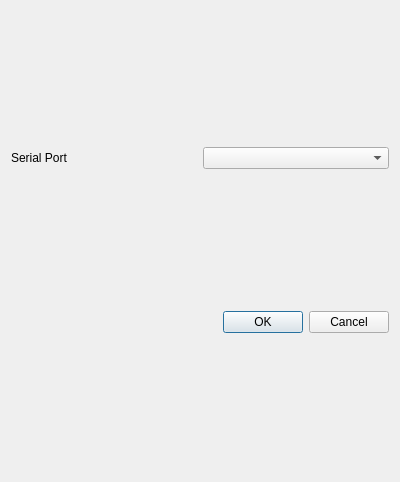
<?xml version="1.0" encoding="UTF-8"?>
<ui version="4.0">
 <class>SerialPortDialog</class>
 <widget class="QDialog" name="SerialPortDialog">
  <property name="geometry">
   <rect>
    <x>0</x>
    <y>0</y>
    <width>400</width>
    <height>482</height>
   </rect>
  </property>
  <property name="windowTitle">
   <string>Settings</string>
  </property>
  <layout class="QGridLayout" name="gridLayout_2">
   <item row="0" column="0">
    <layout class="QGridLayout" name="gridLayout">
     <item row="0" column="0">
      <widget class="QLabel" name="serialRowLabel">
       <property name="text">
        <string>Serial Port</string>
       </property>
      </widget>
     </item>
     <item row="0" column="1">
      <widget class="QComboBox" name="portComboBox"/>
     </item>
    </layout>
   </item>
   <item row="1" column="0">
    <widget class="QDialogButtonBox" name="buttonBox">
     <property name="orientation">
      <enum>Qt::Horizontal</enum>
     </property>
     <property name="standardButtons">
      <set>QDialogButtonBox::Cancel|QDialogButtonBox::Ok</set>
     </property>
    </widget>
   </item>
  </layout>
 </widget>
 <resources/>
 <connections>
  <connection>
   <sender>buttonBox</sender>
   <signal>accepted()</signal>
   <receiver>SerialPortDialog</receiver>
   <slot>accept()</slot>
   <hints>
    <hint type="sourcelabel">
     <x>248</x>
     <y>254</y>
    </hint>
    <hint type="destinationlabel">
     <x>157</x>
     <y>274</y>
    </hint>
   </hints>
  </connection>
  <connection>
   <sender>buttonBox</sender>
   <signal>rejected()</signal>
   <receiver>SerialPortDialog</receiver>
   <slot>reject()</slot>
   <hints>
    <hint type="sourcelabel">
     <x>316</x>
     <y>260</y>
    </hint>
    <hint type="destinationlabel">
     <x>286</x>
     <y>274</y>
    </hint>
   </hints>
  </connection>
 </connections>
</ui>
